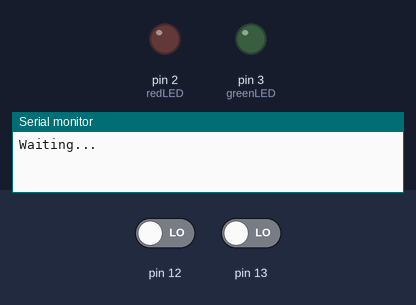
The sketch below on a simulated Arduino Uno, built with avr-gcc and run on an emulated ATmega328P. Shown: output pins drawn as LEDs (lit = HIGH), the last lines printed to the serial monitor. The test bench sets the inputs (shaded band); at power-on: pin 12 LOW, pin 13 LOW.

Above: at 1.4 s.
1.5 s: pin 12 driven HIGH
At 1.8 s:
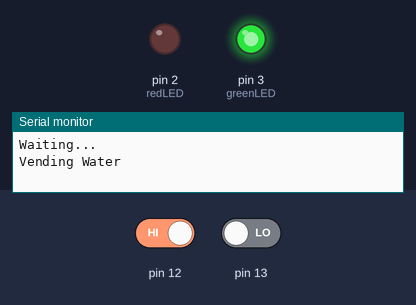
4.0 s: pin 13 driven HIGH
At 4.8 s:
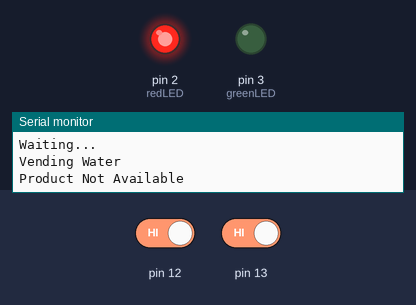
6.5 s: pin 12 driven LOW
At 8.8 s:
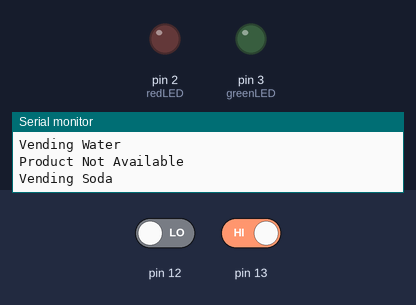
Timing chart, 0 to 10.3 s (numbered marks = the images above; inputs shaded):
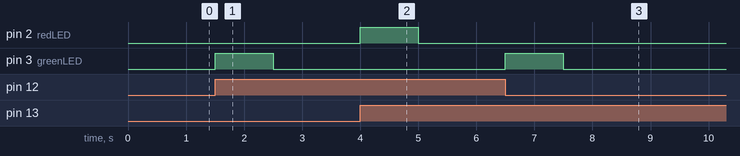

Measured:
- after the input at 1.5 s, pin 3 (greenLED): LOW → HIGH at once, → LOW 1.0 s later
- after the input at 4.0 s, pin 2 (redLED): LOW → HIGH at once, → LOW 1.0 s later
- after the input at 6.5 s, pin 3 (greenLED): LOW → HIGH at once, → LOW 1.0 s later

The sketch:

SerialToPCchallenge.ino
```cpp
int buttonState1 = 1;
int buttonState2 = 2;
int greenLED = 3;
int redLED = 2;
boolean waiting = false;
boolean water = false;
boolean soda = false;
boolean NA = false;

void setup() {
  Serial.begin(9600);
  pinMode(13, INPUT);
  pinMode(12, INPUT);
  pinMode(2, OUTPUT);
  pinMode(3, OUTPUT);
}

void loop() {
  buttonState1 = digitalRead(13);
  buttonState2 = digitalRead(12);
  if (buttonState1 == 1 && buttonState2 ==1 && NA == false){
    Serial.println("Product Not Available");
    digitalWrite(redLED, HIGH);
    delay(1000);
    digitalWrite(redLED, LOW);
    waiting = true;
    soda = false;
    water = false;
    NA = true;
  } else if (buttonState1 == 1 && buttonState2 == 0 && soda == false ){
    Serial.println("Vending Soda");
    digitalWrite(greenLED, HIGH);
    delay(1000);
    digitalWrite(greenLED, LOW);
    soda = true;
    water = false;
    waiting = false;
  } else if (buttonState2 == 1 && buttonState1 == 0 && water == false){
    Serial.println("Vending Water");
    digitalWrite(greenLED, HIGH);
    delay(1000);
    digitalWrite(greenLED, LOW);
    waiting = false;
    soda = false;
    water = true;
  } else if (buttonState1 == 0 && buttonState2 ==0){
    delay(300);
    if (waiting == false){
      Serial.println("Waiting...");
      waiting = true;
      soda= false;
      water = false;
      NA = false;
    }
  }
}
```
